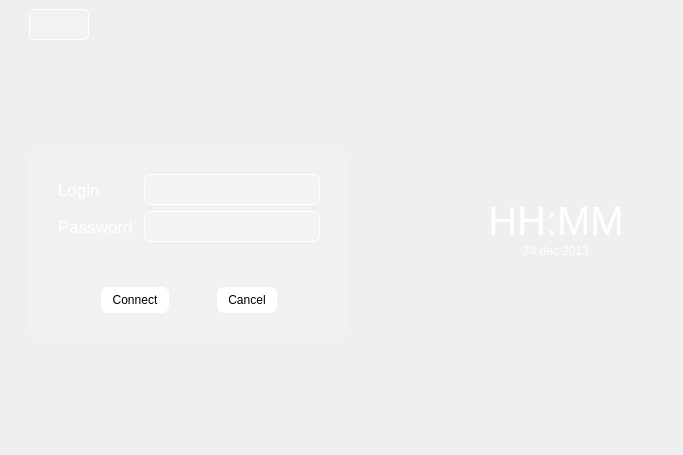
<?xml version="1.0" encoding="UTF-8"?>
<ui version="4.0">
 <class>MainWindow</class>
 <widget class="QMainWindow" name="MainWindow">
  <property name="geometry">
   <rect>
    <x>0</x>
    <y>0</y>
    <width>683</width>
    <height>455</height>
   </rect>
  </property>
  <property name="sizePolicy">
   <sizepolicy hsizetype="MinimumExpanding" vsizetype="MinimumExpanding">
    <horstretch>0</horstretch>
    <verstretch>0</verstretch>
   </sizepolicy>
  </property>
  <property name="windowTitle">
   <string notr="true">MainWindow</string>
  </property>
  <property name="toolTip">
   <string notr="true"/>
  </property>
  <property name="statusTip">
   <string notr="true"/>
  </property>
  <property name="layoutDirection">
   <enum>Qt::LeftToRight</enum>
  </property>
  <property name="styleSheet">
   <string notr="true">#loginButton, #cancelButton {
   background-color: rgba(255, 255, 255, 1);
	border: 1px solid white;
	border-radius: 7px;
   padding: 5px 10px 5px 10px;
	color: black;
}

#loginButton:hover, #cancelButton:hover {
	color: white;
   background-color: rgba(255, 255, 255, 128);
}

#loginFrame {
/*border: 1px solid white;*/
border-radius: 20px;
background: rgba(255, 255, 255, 30);
padding: 20px;
}

#loginEntry, #passwordEntry, #domainEntry {
	background: rgba(255, 255, 255, 30);
	border: 1px solid white;
	border-radius: 7px;
	margin-left: 5px;
	color: white;
}

#feedbackLabel {
	color: white;
}

#languageSelector {
	background: rgba(255, 255, 255, 50);
	border: 1px solid white;
 	border-radius: 5px;
	color: white;
}

#languageSelector::drop-down {
	border-width: 0px;
 	width: 0px;
	height: 0px;
   padding: 0px;
	margin: 0px;
	background: rgb(205, 208, 255);
}

/*
QListView#languageSelector {
	background-color: rgb(89, 133, 255);
}

QListView#languageSelector::item {
	background-color: rgb(89, 133, 255);
}*/</string>
  </property>
  <widget class="QWidget" name="centralwidget">
   <property name="sizePolicy">
    <sizepolicy hsizetype="MinimumExpanding" vsizetype="MinimumExpanding">
     <horstretch>0</horstretch>
     <verstretch>0</verstretch>
    </sizepolicy>
   </property>
   <property name="maximumSize">
    <size>
     <width>1600</width>
     <height>1200</height>
    </size>
   </property>
   <layout class="QHBoxLayout" name="horizontalLayout_3">
    <property name="spacing">
     <number>0</number>
    </property>
    <item>
     <layout class="QHBoxLayout" name="topHorizontalLayout">
      <property name="spacing">
       <number>0</number>
      </property>
      <item>
       <spacer name="leftSpacer">
        <property name="orientation">
         <enum>Qt::Horizontal</enum>
        </property>
        <property name="sizeType">
         <enum>QSizePolicy::Fixed</enum>
        </property>
        <property name="sizeHint" stdset="0">
         <size>
          <width>20</width>
          <height>20</height>
         </size>
        </property>
       </spacer>
      </item>
      <item>
       <layout class="QVBoxLayout" name="verticalLayout_3">
        <property name="spacing">
         <number>0</number>
        </property>
        <property name="sizeConstraint">
         <enum>QLayout::SetMinimumSize</enum>
        </property>
        <item>
         <widget class="QComboBox" name="languageSelector">
          <property name="maximumSize">
           <size>
            <width>60</width>
            <height>40</height>
           </size>
          </property>
          <property name="font">
           <font>
            <family>Courier 10 Pitch</family>
            <pointsize>14</pointsize>
            <weight>75</weight>
            <bold>true</bold>
           </font>
          </property>
          <property name="statusTip">
           <string notr="true"/>
          </property>
          <property name="whatsThis">
           <string notr="true"/>
          </property>
          <property name="editable">
           <bool>false</bool>
          </property>
          <property name="iconSize">
           <size>
            <width>1</width>
            <height>1</height>
           </size>
          </property>
          <property name="frame">
           <bool>true</bool>
          </property>
         </widget>
        </item>
        <item>
         <spacer name="verticalSpacer_2">
          <property name="orientation">
           <enum>Qt::Vertical</enum>
          </property>
          <property name="sizeHint" stdset="0">
           <size>
            <width>1</width>
            <height>1</height>
           </size>
          </property>
         </spacer>
        </item>
        <item>
         <widget class="QFrame" name="loginFrame">
          <property name="sizePolicy">
           <sizepolicy hsizetype="Fixed" vsizetype="Preferred">
            <horstretch>0</horstretch>
            <verstretch>0</verstretch>
           </sizepolicy>
          </property>
          <property name="styleSheet">
           <string notr="true"/>
          </property>
          <property name="frameShape">
           <enum>QFrame::Box</enum>
          </property>
          <property name="frameShadow">
           <enum>QFrame::Plain</enum>
          </property>
          <layout class="QVBoxLayout" name="verticalLayout_2">
           <item>
            <layout class="QFormLayout" name="formLayout">
             <property name="fieldGrowthPolicy">
              <enum>QFormLayout::AllNonFixedFieldsGrow</enum>
             </property>
             <item row="0" column="0">
              <widget class="QLabel" name="loginLabel">
               <property name="font">
                <font>
                 <pointsize>13</pointsize>
                 <weight>50</weight>
                 <bold>false</bold>
                </font>
               </property>
               <property name="styleSheet">
                <string notr="true">color: white</string>
               </property>
               <property name="text">
                <string>Login</string>
               </property>
              </widget>
             </item>
             <item row="0" column="1">
              <widget class="QLineEdit" name="loginEntry">
               <property name="sizePolicy">
                <sizepolicy hsizetype="Fixed" vsizetype="Fixed">
                 <horstretch>0</horstretch>
                 <verstretch>0</verstretch>
                </sizepolicy>
               </property>
               <property name="font">
                <font>
                 <family>Courier 10 Pitch</family>
                 <pointsize>14</pointsize>
                 <weight>50</weight>
                 <italic>false</italic>
                 <bold>false</bold>
                </font>
               </property>
               <property name="statusTip">
                <string notr="true"/>
               </property>
               <property name="autoFillBackground">
                <bool>false</bool>
               </property>
               <property name="styleSheet">
                <string notr="true"/>
               </property>
               <property name="text">
                <string notr="true"/>
               </property>
               <property name="maxLength">
                <number>30</number>
               </property>
              </widget>
             </item>
             <item row="1" column="0">
              <widget class="QLabel" name="passwordLabel">
               <property name="font">
                <font>
                 <pointsize>13</pointsize>
                 <weight>50</weight>
                 <bold>false</bold>
                </font>
               </property>
               <property name="styleSheet">
                <string notr="true">color: white</string>
               </property>
               <property name="text">
                <string>Password</string>
               </property>
              </widget>
             </item>
             <item row="1" column="1">
              <widget class="QLineEdit" name="passwordEntry">
               <property name="sizePolicy">
                <sizepolicy hsizetype="Fixed" vsizetype="Fixed">
                 <horstretch>0</horstretch>
                 <verstretch>0</verstretch>
                </sizepolicy>
               </property>
               <property name="font">
                <font>
                 <family>Courier 10 Pitch</family>
                 <pointsize>14</pointsize>
                 <italic>false</italic>
                </font>
               </property>
               <property name="statusTip">
                <string notr="true"/>
               </property>
               <property name="autoFillBackground">
                <bool>false</bool>
               </property>
               <property name="styleSheet">
                <string notr="true"/>
               </property>
               <property name="text">
                <string notr="true"/>
               </property>
               <property name="maxLength">
                <number>30</number>
               </property>
               <property name="echoMode">
                <enum>QLineEdit::Password</enum>
               </property>
              </widget>
             </item>
             <item row="2" column="0" colspan="2">
              <widget class="QLabel" name="feedbackLabel">
               <property name="font">
                <font>
                 <pointsize>10</pointsize>
                </font>
               </property>
               <property name="toolTip">
                <string notr="true"/>
               </property>
               <property name="statusTip">
                <string notr="true"/>
               </property>
               <property name="whatsThis">
                <string notr="true"/>
               </property>
               <property name="text">
                <string notr="true"/>
               </property>
               <property name="alignment">
                <set>Qt::AlignCenter</set>
               </property>
              </widget>
             </item>
            </layout>
           </item>
           <item>
            <widget class="QLabel" name="statusLabel">
             <property name="font">
              <font>
               <family>Monospace</family>
               <pointsize>8</pointsize>
               <weight>50</weight>
               <italic>true</italic>
               <bold>false</bold>
              </font>
             </property>
             <property name="styleSheet">
              <string notr="true">color: white</string>
             </property>
             <property name="text">
              <string/>
             </property>
             <property name="alignment">
              <set>Qt::AlignCenter</set>
             </property>
            </widget>
           </item>
           <item>
            <layout class="QHBoxLayout" name="horizontalLayout">
             <property name="sizeConstraint">
              <enum>QLayout::SetDefaultConstraint</enum>
             </property>
             <item>
              <spacer name="horizontalSpacer_3">
               <property name="orientation">
                <enum>Qt::Horizontal</enum>
               </property>
               <property name="sizeHint" stdset="0">
                <size>
                 <width>10</width>
                 <height>20</height>
                </size>
               </property>
              </spacer>
             </item>
             <item>
              <widget class="QPushButton" name="loginButton">
               <property name="enabled">
                <bool>true</bool>
               </property>
               <property name="text">
                <string>Connect</string>
               </property>
               <property name="default">
                <bool>true</bool>
               </property>
               <property name="flat">
                <bool>true</bool>
               </property>
              </widget>
             </item>
             <item>
              <spacer name="horizontalSpacer_2">
               <property name="orientation">
                <enum>Qt::Horizontal</enum>
               </property>
               <property name="sizeHint" stdset="0">
                <size>
                 <width>10</width>
                 <height>20</height>
                </size>
               </property>
              </spacer>
             </item>
             <item>
              <widget class="QPushButton" name="cancelButton">
               <property name="enabled">
                <bool>true</bool>
               </property>
               <property name="text">
                <string>Cancel</string>
               </property>
               <property name="default">
                <bool>true</bool>
               </property>
               <property name="flat">
                <bool>true</bool>
               </property>
              </widget>
             </item>
             <item>
              <spacer name="horizontalSpacer_4">
               <property name="orientation">
                <enum>Qt::Horizontal</enum>
               </property>
               <property name="sizeHint" stdset="0">
                <size>
                 <width>10</width>
                 <height>20</height>
                </size>
               </property>
              </spacer>
             </item>
            </layout>
           </item>
          </layout>
         </widget>
        </item>
        <item>
         <spacer name="verticalSpacer_3">
          <property name="orientation">
           <enum>Qt::Vertical</enum>
          </property>
          <property name="sizeHint" stdset="0">
           <size>
            <width>20</width>
            <height>100</height>
           </size>
          </property>
         </spacer>
        </item>
       </layout>
      </item>
      <item>
       <spacer name="middleSpacer">
        <property name="orientation">
         <enum>Qt::Horizontal</enum>
        </property>
        <property name="sizeType">
         <enum>QSizePolicy::Expanding</enum>
        </property>
        <property name="sizeHint" stdset="0">
         <size>
          <width>1</width>
          <height>1</height>
         </size>
        </property>
       </spacer>
      </item>
      <item>
       <layout class="QVBoxLayout" name="verticalLayout">
        <property name="spacing">
         <number>0</number>
        </property>
        <property name="leftMargin">
         <number>0</number>
        </property>
        <item>
         <spacer name="verticalSpacer_4">
          <property name="orientation">
           <enum>Qt::Vertical</enum>
          </property>
          <property name="sizeHint" stdset="0">
           <size>
            <width>1</width>
            <height>1</height>
           </size>
          </property>
         </spacer>
        </item>
        <item>
         <widget class="QLabel" name="timeLabel">
          <property name="sizePolicy">
           <sizepolicy hsizetype="Minimum" vsizetype="Minimum">
            <horstretch>0</horstretch>
            <verstretch>0</verstretch>
           </sizepolicy>
          </property>
          <property name="font">
           <font>
            <pointsize>30</pointsize>
           </font>
          </property>
          <property name="statusTip">
           <string notr="true"/>
          </property>
          <property name="autoFillBackground">
           <bool>false</bool>
          </property>
          <property name="styleSheet">
           <string notr="true">color: white</string>
          </property>
          <property name="text">
           <string notr="true">HH:MM</string>
          </property>
          <property name="alignment">
           <set>Qt::AlignCenter</set>
          </property>
         </widget>
        </item>
        <item>
         <widget class="QLabel" name="dateLabel">
          <property name="sizePolicy">
           <sizepolicy hsizetype="Minimum" vsizetype="Minimum">
            <horstretch>0</horstretch>
            <verstretch>0</verstretch>
           </sizepolicy>
          </property>
          <property name="statusTip">
           <string notr="true"/>
          </property>
          <property name="styleSheet">
           <string notr="true">color: white</string>
          </property>
          <property name="text">
           <string notr="true">24 dec 2013</string>
          </property>
          <property name="alignment">
           <set>Qt::AlignCenter</set>
          </property>
         </widget>
        </item>
        <item>
         <spacer name="verticalSpacer">
          <property name="orientation">
           <enum>Qt::Vertical</enum>
          </property>
          <property name="sizeHint" stdset="0">
           <size>
            <width>1</width>
            <height>1</height>
           </size>
          </property>
         </spacer>
        </item>
       </layout>
      </item>
      <item>
       <spacer name="rightSpacer">
        <property name="orientation">
         <enum>Qt::Horizontal</enum>
        </property>
        <property name="sizeType">
         <enum>QSizePolicy::Fixed</enum>
        </property>
        <property name="sizeHint" stdset="0">
         <size>
          <width>50</width>
          <height>1</height>
         </size>
        </property>
       </spacer>
      </item>
     </layout>
    </item>
   </layout>
  </widget>
 </widget>
 <resources/>
 <connections>
  <connection>
   <sender>loginEntry</sender>
   <signal>returnPressed()</signal>
   <receiver>passwordEntry</receiver>
   <slot>setFocus()</slot>
   <hints>
    <hint type="sourcelabel">
     <x>583</x>
     <y>185</y>
    </hint>
    <hint type="destinationlabel">
     <x>591</x>
     <y>218</y>
    </hint>
   </hints>
  </connection>
  <connection>
   <sender>passwordEntry</sender>
   <signal>returnPressed()</signal>
   <receiver>loginButton</receiver>
   <slot>click()</slot>
   <hints>
    <hint type="sourcelabel">
     <x>551</x>
     <y>218</y>
    </hint>
    <hint type="destinationlabel">
     <x>431</x>
     <y>295</y>
    </hint>
   </hints>
  </connection>
 </connections>
</ui>
